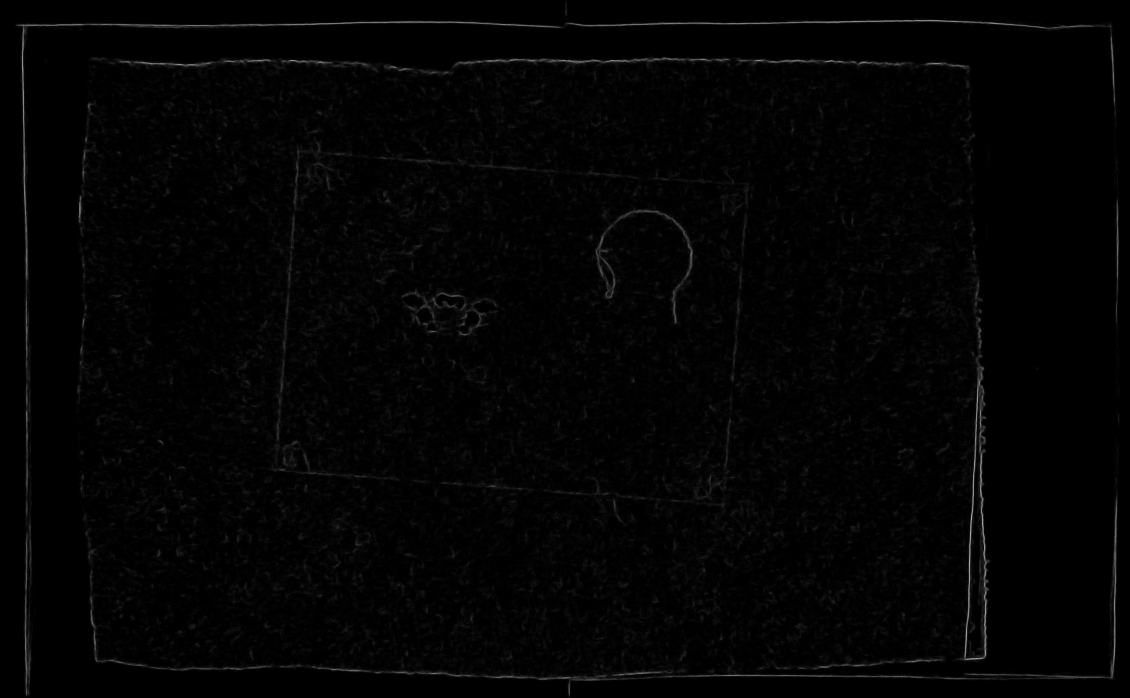
#> input picture failure/SED.png, 4520 x 2790 px, found by its file name (shown at 1/4 size)
$ python image_combine.py
#> lines starting #> are read from the running program, lines starting #| are printed output that depends on the picture; pictures that were not available may be replaced by others from this repository, and a replacement may not be noted
from PIL import Image


def combine_images_vertically(image_paths, output_path):
#> called with output_path = './failure/various_shapes.png'
    images = [Image.open(image) for image in image_paths]
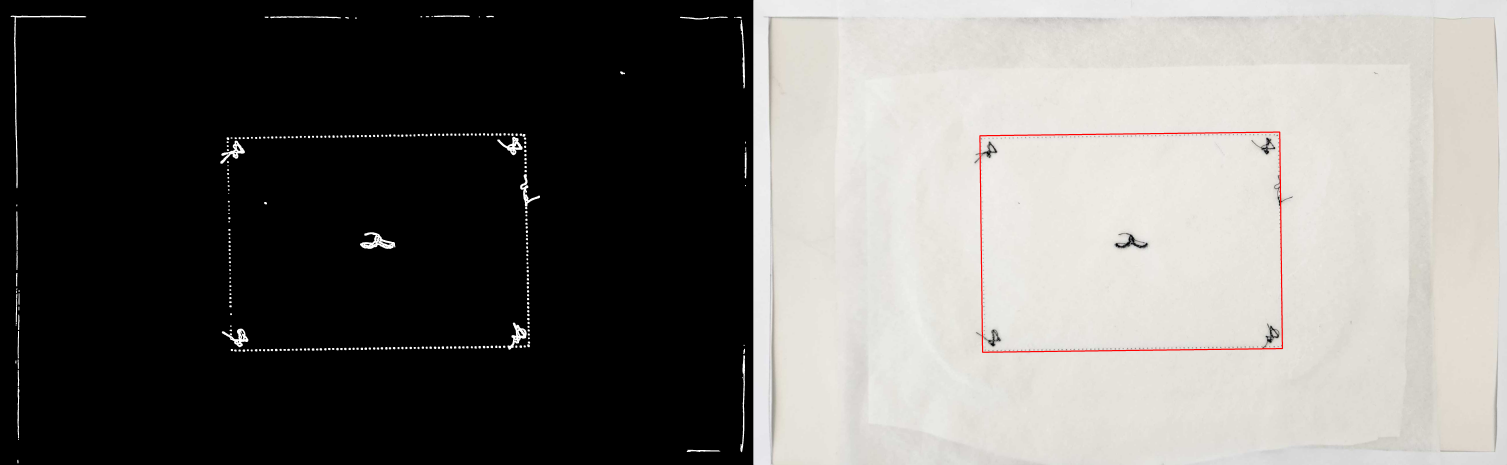
#> input picture output/back/white_back_result.png, 9040 x 2790 px, given in place of scharr.png, which was not available (shown at 1/6 size)
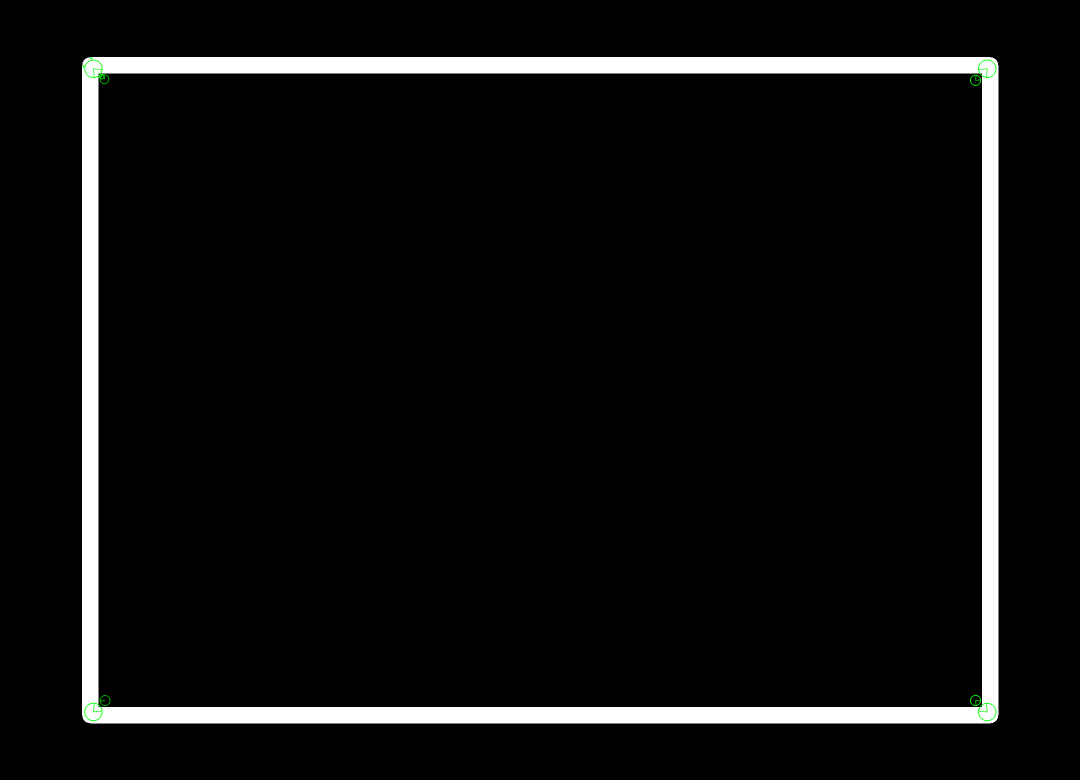
#> input picture failure/SIFT_for_ideal.png, 2160 x 1560 px, given in place of sobel.png, which was not available (shown at 1/2 size)
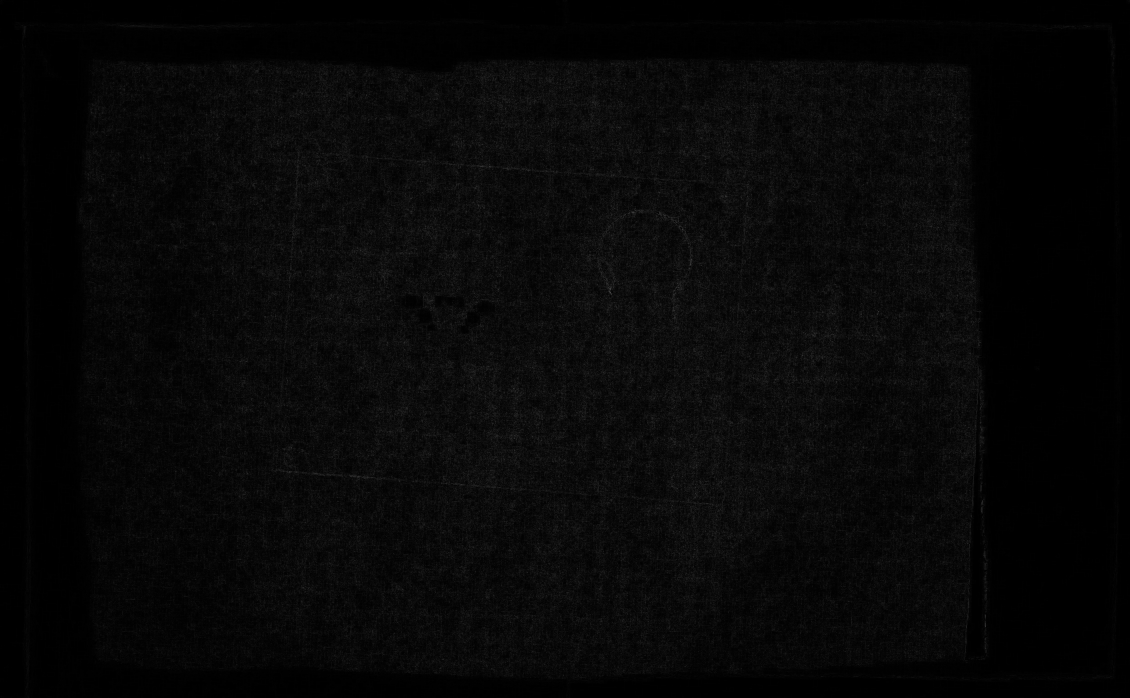
#> input picture failure/laplacian.jpg, 4520 x 2790 px, given in place of laplacian.png, which was not available (shown at 1/4 size)
#> images = 4 items

    # Calculate the total height and the maximum width
    total_height = sum(image.height for image in images)
#> total_height = 9930
    max_width = max(image.width for image in images)
#> max_width = 9040

    # Create a new blank image with the calculated dimensions
    combined_image = Image.new("RGB", (max_width, total_height))
#> combined_image: PIL image 9040x9930 RGB; every value is 0

    # Paste each image into the combined image
    y_offset = 0
    for image in images:
        combined_image.paste(image, (0, y_offset))
        y_offset += image.height
#> this loop made 4 passes
#> y_offset on passes 1 to 4: 2790, 5580, 7140, 9930
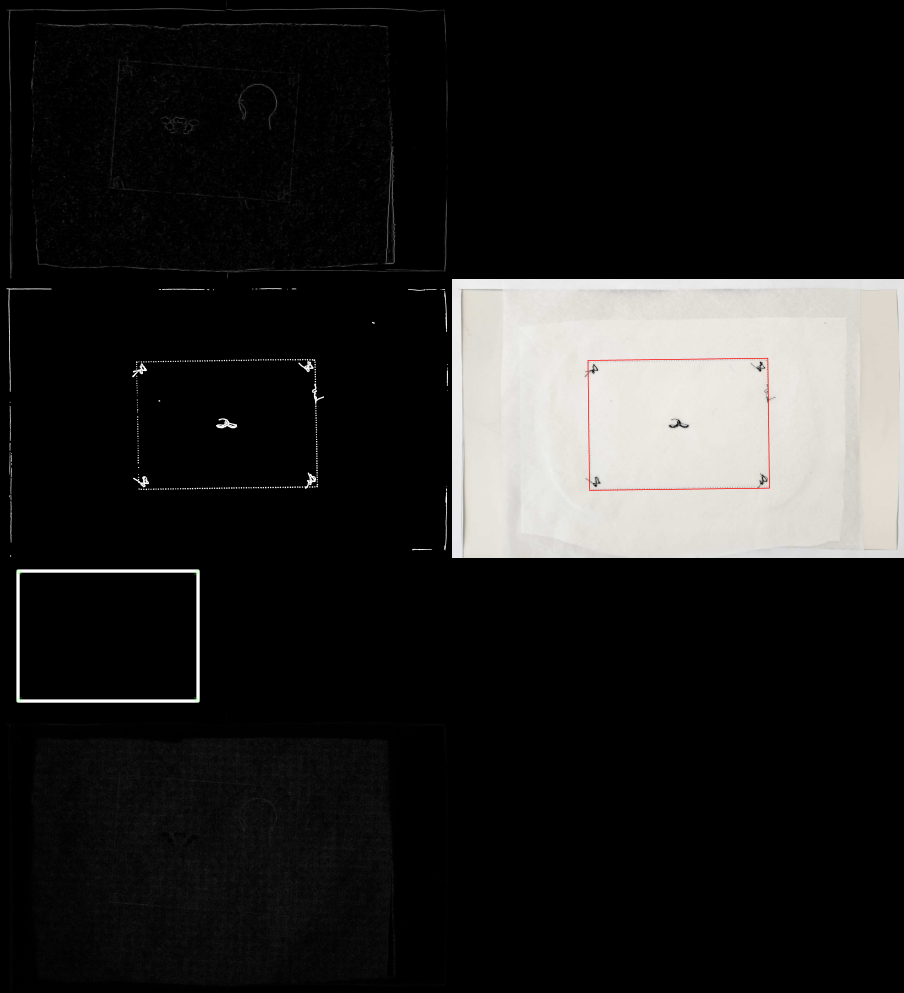
#> combined_image: PIL image 9040x9930 RGB (shown at 1/10 size); mean R, G, B 34.5, 33.9, 33.1
#> after the loop, y_offset = 9930

    # Save the combined image
    combined_image.save(output_path)


# Example usage
image_paths = [
    "./failure/SED.png",
    "./failure/scharr.png",
    "./failure/sobel.png",
    "./failure/laplacian.png",
]
# image_paths = [
#     "./back/black_back_result.png",
#     "./back/white_back_result.png",
#     "./back/purple_back_result.png",
# ]
output_path = "./failure/various_shapes.png"
combine_images_vertically(image_paths, output_path)
